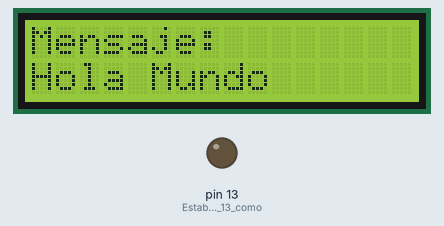
Recording of a sketch running on a simulated Arduino Uno, built with avr-gcc and run on an emulated ATmega328P. Shown: 16×2 character LCD, output pins drawn as LEDs (lit = HIGH).

Above: at 1.9 s.
At 20.9 s:
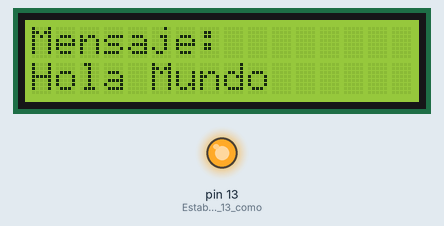
Timing chart, 0 to 130.0 s (numbered marks = the images above):
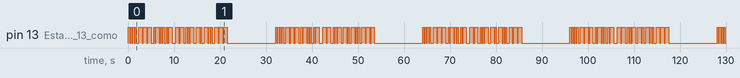

Measured:
- by itself, pin 13 (Establece_el_pin_13_como): moves between LOW and HIGH, repeating every 32.0 s

The sketch:

morseCodeTee.ino
```cpp
#include <Wire.h>  // Incluye la librería Wire para comunicación I2C
#include <LiquidCrystal_I2C.h>  // Incluye la librería para controlar el LCD I2C

// Configura el LCD con dirección I2C en 0x27 y especifica las dimensiones (16 columnas x 2 filas)
LiquidCrystal_I2C lcd(0x27, 16, 2);

// Mensaje que se mostrará y se enviará en código Morse
const String mensaje = "Hola Mundo";
String codigoMorse = "";  // String para almacenar el código Morse generado

// Estructura para relacionar cada carácter alfabético con su correspondiente código Morse
const struct {
  char caracter;
  const char* morse;
} morseMap[] = {
  {'a', ".-"}, {'b', "-..."}, {'c', "-.-."}, {'d', "-.."}, {'e', "."},
  {'f', "..-."}, {'g', "--."}, {'h', "...."}, {'i', ".."}, {'j', ".---"},
  {'k', "-.-"}, {'l', ".-.."}, {'m', "--"}, {'n', "-."}, {'o', "---"},
  {'p', ".--."}, {'q', "--.-"}, {'r', ".-."}, {'s', "..."}, {'t', "-"},
  {'u', "..-"}, {'v', "...-"}, {'w', ".--"}, {'x', "-..-"}, {'y', "-.--"},
  {'z', "--.."}, {'0', "-----"}, {'1', ".----"}, {'2', "..---"},
  {'3', "...--"}, {'4', "....-"}, {'5', "....."}, {'6', "-...."},
  {'7', "--..."}, {'8', "---.."}, {'9', "----."}, {' ', "/"}
};

void setup() {
  lcd.init();  // Inicializa el LCD
  lcd.backlight();  // Enciende la retroiluminación del LCD
  lcd.setCursor(0, 0);  // Posiciona el cursor en la primera línea
  lcd.print("Mensaje:");  // Imprime "Mensaje:" en la pantalla
  lcd.setCursor(0, 1);  // Posiciona el cursor en la segunda línea
  lcd.print(mensaje);  // Imprime el mensaje en la pantalla

  pinMode(13, OUTPUT); // Establece el pin 13 como salida para controlar el LED
  generarMorse(mensaje);  // Convierte el mensaje a código Morse
}

void loop() {
  enviarMorse();  // Envía el mensaje en código Morse usando el LED
  delay(5000);  // Espera 5 segundos antes de repetir el proceso
}

// Función para generar código Morse a partir del texto proporcionado
void generarMorse(const String &texto) {
  for (char c : texto) {
    c = toLowerCase(c);  // Convierte el carácter a minúscula
    for (auto &m : morseMap) {  // Recorre la tabla de Morse
      if (c == m.caracter) {  // Si el carácter coincide
        codigoMorse += m.morse;  // Añade el código Morse correspondiente
        codigoMorse += ' ';  // Añade un espacio para separar los símbolos Morse
        break;
      }
    }
  }
}

// Función para enviar el código Morse a través de un LED
void enviarMorse() {
  for (char c : codigoMorse) {  // Recorre la cadena de código Morse
    switch (c) {
      case '.':  // Para puntos en Morse
        toggleLED(250);  // Enciende el LED por 250 ms
        break;
      case '-':  // Para rayas en Morse
        toggleLED(750);  // Enciende el LED por 750 ms
        break;
      case ' ':  // Para espacios entre letras
        delay(250);  // Espera 250 ms
        break;
    }
  }
  delay(5000);  // Pausa de 5 segundos al final de un ciclo completo
}

// Función para activar y desactivar el LED
void toggleLED(unsigned int duration) {
  digitalWrite(13, HIGH);  // Enciende el LED
  delay(duration);  // Mantiene el LED encendido por la duración especificada
  digitalWrite(13, LOW);  // Apaga el LED
  delay(250);  // Espera 250 ms antes de la siguiente señal
}
```
